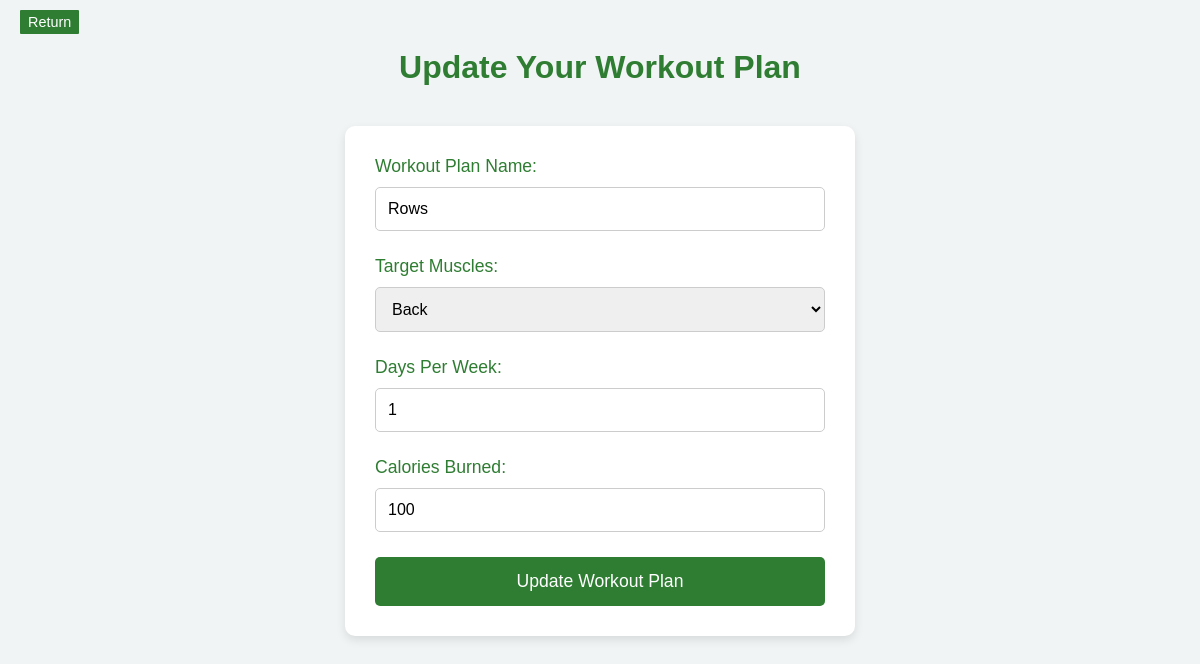
The app's page /welcome/update/12/ (signed in), older data.
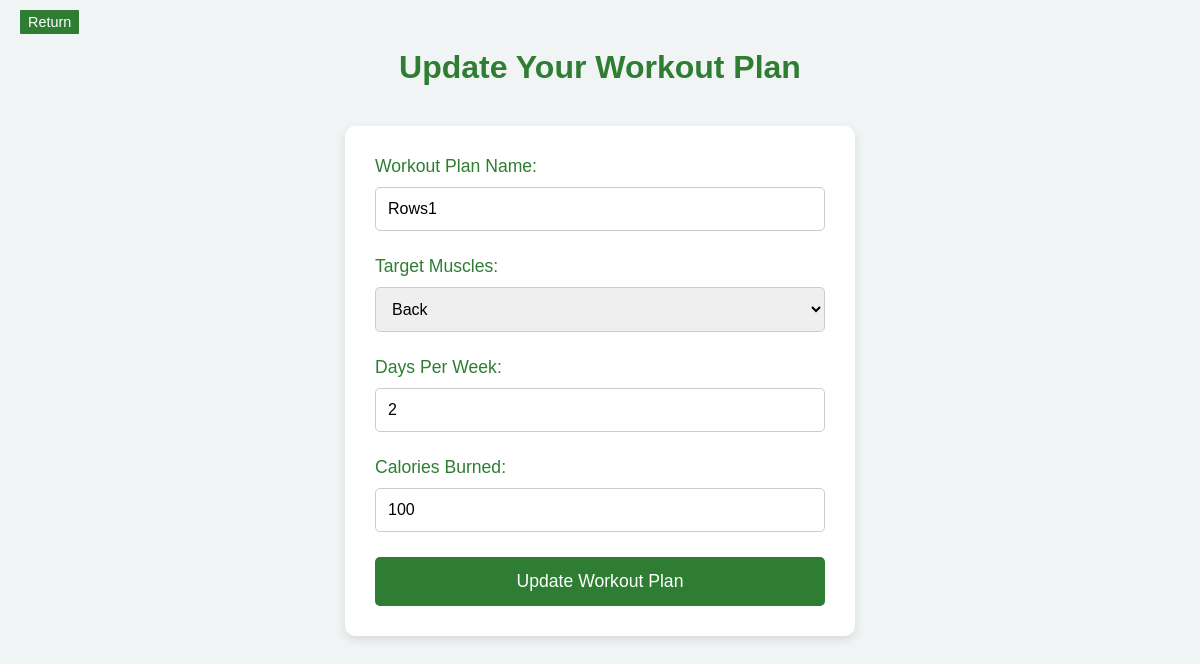
The same page, newer data.
### welcome/models.py (models this page shows)
class WorkoutPlan(models.Model):
    MUSCLE_GROUPS = [
        ('back', 'Back'),
        ('chest', 'Chest'),
        ('biceps', 'Biceps'),
        ('triceps', 'Triceps'),
        ('legs', 'Legs'),
        ('shoulders', 'Shoulders'),
        ('core', 'Core'),
    ]
    user = models.ForeignKey(User, on_delete=models.CASCADE, db_index=True)
    name = models.CharField(max_length=200)
    target_muscles = models.CharField(max_length=20, choices=MUSCLE_GROUPS)
    days_per_week = models.IntegerField()
    calories_burned = models.IntegerField()
    class Meta:
        constraints = [
            models.UniqueConstraint(fields=['user', 'name'], name='unique_user_workout_name')
        ]
        indexes = [
            models.Index(fields=['user', 'target_muscles'], name='user_target_muscle_idx'),
        ]

### welcome/views.py (the view, shortened to what this page needs)
# urls.py: path('update/<int:id>/', views.update_workout, name='update_workout'),
@login_required
def update_workout(request, id):
    workout = get_object_or_404(WorkoutPlan, id=id)
    old_target_muscles = workout.target_muscles
    error_message = None
    return render(request, 'welcome/update_workout.html', {'workout': workout, 'error_message': error_message,})

### welcome/templates/welcome/update_workout.html (shortened to what this page needs)
<!DOCTYPE html>
<html lang="en">
<head>
</head>
<body>
    <div class="top-buttons">
        <a href="{% url 'my_workouts' %}" class="button home-button">Return</a>
    </div>
    <h1>Update Your Workout Plan</h1>
    <form action="" method="POST">
        <label for="name">Workout Plan Name:</label>
        <input type="text" id="name" name="name" value="{{ workout.name }}" required>
        <label for="target_muscles">Target Muscles:</label>
        <select id="target_muscles" name="target_muscles" required>
            <option value="back" {% if workout.target_muscles == 'back' %}selected{% endif %}>Back</option>
        </select>
        <label for="days_per_week">Days Per Week:</label>
        <input type="number" id="days_per_week" name="days_per_week" value="{{ workout.days_per_week }}" min="1" max="7" required>
        <label for="calories_burned">Calories Burned:</label>
        <input type="number" id="calories_burned" name="calories_burned" value="{{ workout.calories_burned }}" min="0" max="1000" required>
        <input type="submit" value="Update Workout Plan">
    </form>
</body>
</html>

Row changes from the older to the newer data that the page shows:
changed WorkoutPlan "Back": name "Rows" → "Rows1"; days_per_week "1" → "2"
